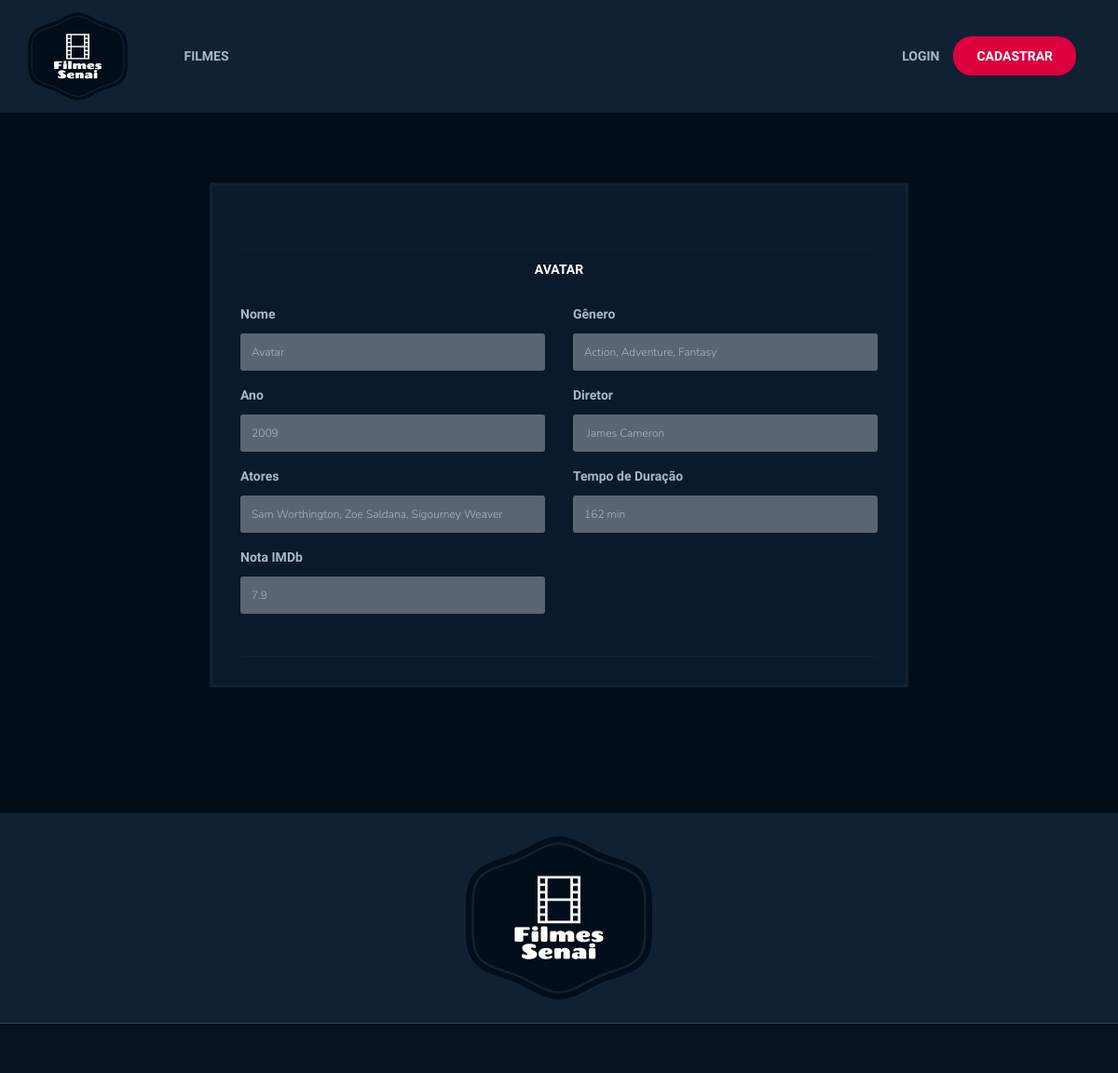
The page /?page=ver-filme&id_filmes=1 on the database its author committed.
### tables this page shows
CREATE TABLE `buscarfilmes` (
  `id_filmes` int(11) NOT NULL,
  `nome_filme` varchar(100) NOT NULL,
  `genero_filme` varchar(100) NOT NULL,
  `imagem_filme` varchar(255) NOT NULL,
  `ano_filme` varchar(255) NOT NULL,
  `diretor_filme` varchar(255) NOT NULL,
  `atores_filmes` varchar(255) NOT NULL,
  `tempo_filmes` varchar(255) NOT NULL,
  `nota_filmes` float NOT NULL
);

### pages/pg_ver-filme.php (the view, shortened to what this page needs)
<?php
require './sql/connection.php';
$sql = "SELECT * FROM buscarfilmes";
if (!empty($_GET['id_filmes'])) {
	$id_filme = $_GET['id_filmes'];
	$sql .= " WHERE id_filmes = '$id_filme'";
	$consulta = $con->query($sql);
	$row = mysqli_fetch_assoc($consulta);
}
?>
<div class="row ipad-width">
	<div class="col-md-8 col-md-offset-2 col-sm-12 col-xs-12">
		<div class="form-style-1 user-pro" action="">
			<form action="" class="user">
				<div class="text-center">
					<hr>
					<h4><?=$row['nome_filme']?></h4>
				</div>
				<div class="row">
					<div class="col-md-6 form-it">
						<label>Nome</label>
						<input type="text" name='nome_filme'readonly value="<?=$row['nome_filme']?>">
					</div>
					<div class="col-md-6 form-it">
						<label>Gênero</label>
						<input type="text" placeholder="" name='genero_filme' readonly value="<?=$row['genero_filme']?>">
					</div>
				</div>
				<div class="row">
					<div class="col-md-6 form-it">
						<label>Ano</label>
						<input type="text" placeholder="" name = 'ano_filme'readonly value="<?=$row['ano_filme']?>">
					</div>
					<div class="col-md-6 form-it">
						<label>Diretor</label>
						<input type="text" placeholder="" name = 'diretor_filme' readonly value="<?=$row['diretor_filme']?>">
					</div>
				</div>
				<div class="row">
					<div class="col-md-6 form-it">
						<label>Atores</label>
						<input type="text" placeholder="" name='atores_filmes'readonly value="<?=$row['atores_filmes']?>">
					</div>
					<div class="col-md-6 form-it">
						<label>Tempo de Duração</label>
						<input type="text" placeholder="" name="tempo_filmes" readonly value="<?=$row['tempo_filmes']?>">
					</div>
				</div>
				<div class="row">
					<div class="col-md-6 form-it">
						<label>Nota IMDb</label>
						<input type="text" placeholder="" name="nota_filmes" readonly value="<?=$row['nota_filmes']?>">
					</div>
				</div>
			</form>
		</div>
	</div>
</div>

### rows shown on the page
buscarfilmes: nome_filme "AVATAR", nome_filme "Avatar", genero_filme "Action, Adventure, Fantasy", ano_filme "2009", diretor_filme "James Cameron", atores_filmes "Sam Worthington, Zoe Saldana, Sigourney Weaver", tempo_filmes "162 min", nota_filmes "7.9"
